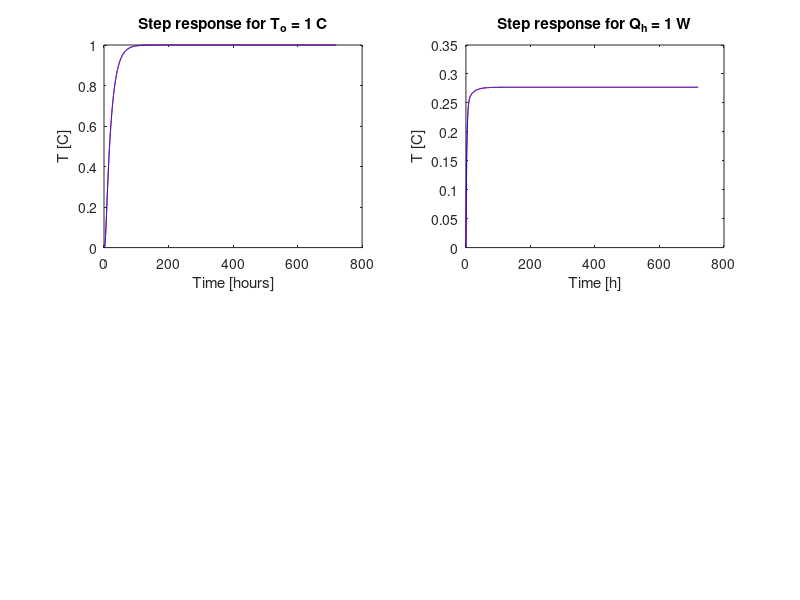

Reproduce this figure in MATLAB. (Note: this script raises an error after producing the figure.)
% Simple wall with capacities in all temperature nodes
% Inputs: outdoor temperature, indoor convection heat flow rate (from HVAC))
clc, clear all

% Physical properties
% *******************
Sw = 3*3;   %wall surface [m2]
Va = 3*3*3; %air volume[m3]
% 1: concrete ; 2: insulation ; 3: air
lam1 = 1.4;   lam2 = 0.04; %[W/m K]
rho1c1 = 2.02e6; rho2c2 = 0.02e6; rho3c3 = 1.2e3;  %[J/K m3]
w1 = 0.2;   w2 = 0.08;  %[m] wall width
x1 = 0.05;  x2 = 0.04;  %[m] discretizaton slice width
% convection coefficents
ho = 10; hi = 4;   %[W/m2 K]
% Thermal resistances
% concrete
Rc = w1/(lam1*Sw);   Cc = Sw*w1*rho1c1;
% insulation
Ri = w2/(lam2*Sw);   Ci = Sw*w2*rho2c2;
% convection
Rvi = 1/(hi*Sw); Rvo = 1/(ho*Sw);

% Dynamic model
%****************
% Thermal circuit
nth = 7; nq = 7;  % # of temperature node, # of flow nodes
% resistances
R = zeros(nq,nq);
R(1,1) = Rvo + Rc/8; 
R(2,2) = Rc/4; R(3,3)=R(2,2); R(4,4)=R(2,2);
R(5,5) = Rc/8 + Ri/4; 
R(6,6) = Ri/2; 
R(7,7) = Ri/4 + Rvi;
G = inv(R);
% capacitances
C = zeros(nth,nth);
C(1,1) = 1/4*Sw*w1*rho1c1; C(2,2)=C(1,1); C(3,3)=C(1,1); C(4,4)=C(1,1);
C(5,5) = 1/2*Sw*w2*rho2c2; C(6,6)=C(5,5);
C(7,7) = Va*rho3c3;
% arc-node incidence matrix
A = eye(nq+1,nth);
A = -diff(A,1,1)';

b = [1 0 0 0 0 0 0]'; f = [0 0 0 0 0 0 0]';
thSteadyTo = inv(A'*G*A)*(A'*G*b + f) % steady-state temperature: input To = 1
b = [0 0 0 0 0 0 0]'; f = [0 0 0 0 0 0 1]'; % idem, for Qh = 1 
thSteadyQh = inv(A'*G*A)*(A'*G*b + f)

% State-space representation
B = inv(C)*[A'*G eye(nth,nth)]; % inputs u = [b; f] size(b)=nq, size(f)=nth;
B = B(:,[1 14]);        % select the 2 relevant inputs: 1->To and 14->Qh
A = inv(C)*(-A'*G*A); 
C = zeros(1,7);C(7)=1;  % output: th(7)
D = [0 0];

% Time integration using Euler forward
% ************************************
% Step response
disp(['max dt = ',num2str(min(-2./eig(A))),'[s]'])
dt = 360
n = 3600/dt*24*30; % no of time samples for 30 days
n = floor(n);
Time = 0:dt:(n-1)*dt; % time
u = [ones(1,n); zeros(1,n)];
th = zeros(nth,n); thi = zeros(nth,n);
for k = 1:n-1
 th(:,k+1) = (eye(nth) + dt*A)*th(:,k) + dt*B*u(:,k);
 thi(:,k+1) = inv((eye(nth) - dt*A))*(thi(:,k) + dt*B*u(:,k));
end
subplot(2,2,1)
plot(Time/3600,th(7,1:n),'r', Time/3600,thi(7,1:n),'b')
xlabel('Time [hours]'), ylabel('T [C]')
title('Step response for T_o = 1 C')

u = [zeros(1,n); ones(1,n)];
for k = 1:n-1
 th(:,k+1) = (eye(nth) + dt*A)*th(:,k) + dt*B*u(:,k);
 thi(:,k+1) = inv((eye(nth) - dt*A))*(thi(:,k) + dt*B*u(:,k));
end
subplot(2,2,2)
plot(Time/3600,th(7,1:n),'r', Time/3600,thi(7,1:n),'b')
xlabel('Time [h]'), ylabel('T [C]')
title('Step response for Q_h = 1 W')

% Simulation with outoor temperature
% Load weather data
fileName = 'FRA_Lyon.csv';
from = 6*30*24 + 25*24;   % start time
period = 30*24; % simulation period

[Time,Temp,RadNDir,RadHDif,WDir,WSpeed,month,day,hour,minute]...
    = fReadWeather(fileName,from,period);

b = 90; z = 0; l = 45; albedo = 0.2;
[PhiDir, PhiDif, PhiRef] = fSolRadTiltSurf(month, day, hour, minute, ...
  RadNDir, RadHDif, b, z, l, albedo);

Temp = interp1(Time, Temp, [Time(1):dt:Time(end)]'); %interpolate for dt
Time = [Time(1):dt:Time(end)]';

n = size(Time,1);
th = zeros(nth,n);thi = zeros(nth,n);
Qh = zeros(n,1);
u = [Temp'; Qh'];
for k = 1:n-1
 th(:,k+1) = (eye(nth) + dt*A)*th(:,k) + dt*B*u(:,k);
 thi(:,k+1) = inv((eye(nth) - dt*A))*(thi(:,k) + dt*B*u(:,k));
end

subplot(2,2,3)
plot(Time/3600/24,th(7,1:n),'r', Time/3600/24, Temp,'b')
xlabel('Time [days]'), ylabel('T [C]')
title('Simulation explicit Euler')

subplot(2,2,4)
plot(Time/3600/24,thi(7,1:n),'r', Time/3600/24, Temp,'b')
xlabel('Time [days]'), ylabel('T [C]')
title('Simulation implicit Euler')